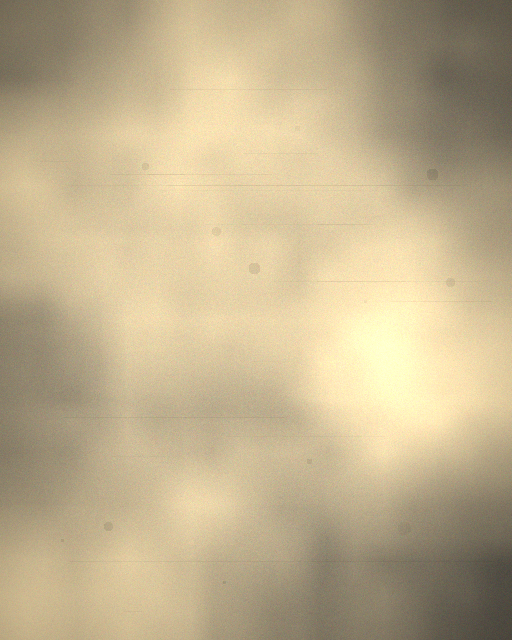
#> input picture assets/ui/tome/scroll_bg.png, 512 x 640 px
$ python -i scroll_fix.py   (imports and definitions only)
#> lines starting #> are read from the running program, lines starting #| are printed output that depends on the picture; after the words box and inside, x2 and y2 are one past the last pixel; in counts of white or black regions, pixels touching at a corner belong together
#!/usr/bin/env python3
"""
Fix scroll assets:
1. Generate procedural parchment background (no DALL-E, free)
2. Better green screen removal on the roller
"""

import sys
from pathlib import Path

try:
    from PIL import Image, ImageFilter, ImageDraw
    import numpy as np
except ImportError:
    print("Required: pip install pillow numpy")
    sys.exit(1)

OUTPUT_DIR = Path(__file__).parent.parent / "assets" / "ui" / "tome"


# [67 lines left out: function generate_procedural_parchment, not called in this run]


def fix_roller_chroma(input_path: Path, output_path: Path):
    """Better green screen removal for scroll roller."""
#> called with input_path = '../assets/ui/tome/scroll_bg.png', output_path = 'out.png'
    img = Image.open(input_path).convert("RGBA")
#> img is the input picture: PIL image 512x640 RGBA; mean R, G, B, A 193.3, 177, 142.1, 255
    arr = np.array(img, dtype=np.float32)

    r, g, b, a = arr[:, :, 0], arr[:, :, 1], arr[:, :, 2], arr[:, :, 3]
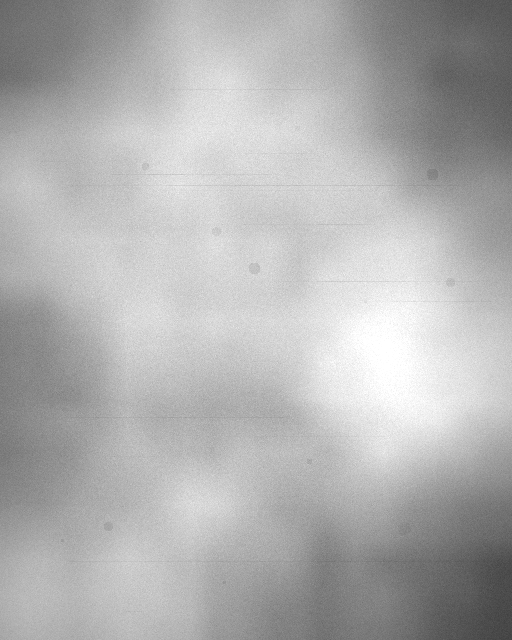
#> g: shape (640, 512) float32; min 63, max 255, mean 177
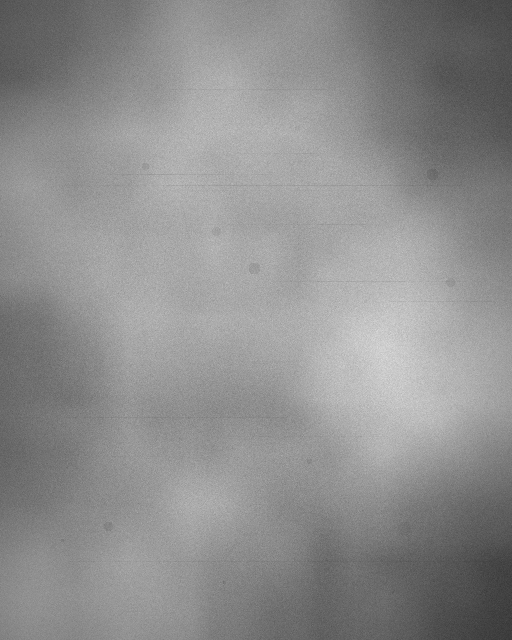
#> b: shape (640, 512) float32; min 51, max 219, mean 142.1
#> a: shape (640, 512) float32; every value is 255

    # Aggressive green removal
    # Method: compute "greenness" ratio
    max_rb = np.maximum(r, b)
    greenness = g - max_rb
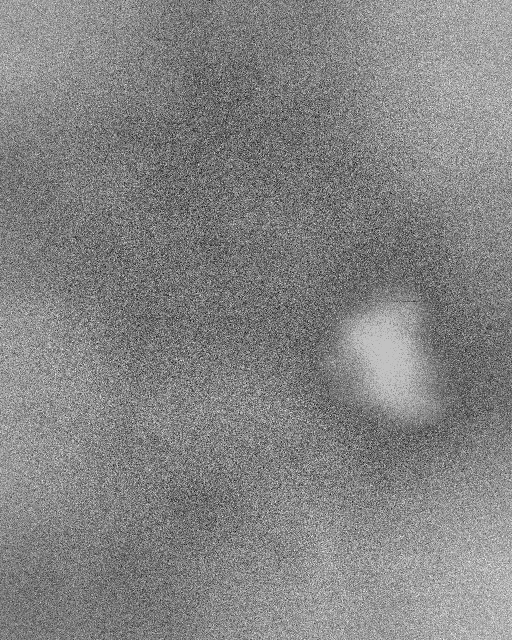
#> greenness: shape (640, 512) float32; min -51, max 16, mean -16.38; drawn with min black and max white

    # Strong green: definitely background
    strong_green = greenness > 20
#> strong_green: shape (640, 512) bool; every value is 0
    # Moderate green with high brightness: also background
    moderate_green = (greenness > 5) & (g > 100)
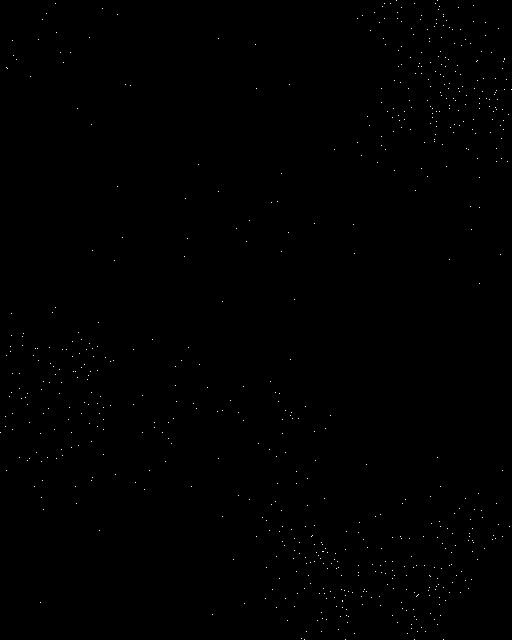
#> moderate_green: shape (640, 512) bool; 0.2% white in thin lines or dots
    # Near-white: background
    near_white = (r > 210) & (g > 210) & (b > 210)
#> near_white: shape (640, 512) bool; 0.04% white in thin lines or dots, all inside (x1, y1, x2, y2) = (355, 321, 406, 388)
    # Light gray/white edges
    light_bg = ((r + g + b) / 3 > 200) & (greenness > -10)
#> light_bg: shape (640, 512) bool; 2.8% white; 3066 white regions (3065 under 20 px), largest, box (x1, y1, x2, y2) and area: (342, 302, 430, 417) 5064

    remove_mask = strong_green | moderate_green | near_white | light_bg
#> remove_mask: shape (640, 512) bool; 2.9% white; 3684 white regions (3683 under 20 px), largest, box (x1, y1, x2, y2) and area: (342, 302, 430, 417) 5066

    # Create alpha: 0 for background, 255 for foreground
    new_alpha = np.where(remove_mask, 0, 255).astype(np.uint8)

    # Also remove any green tint from edge pixels of the roller
    # (spill suppression)
    edge_zone = ~remove_mask & (greenness > -5) & (g > 60)
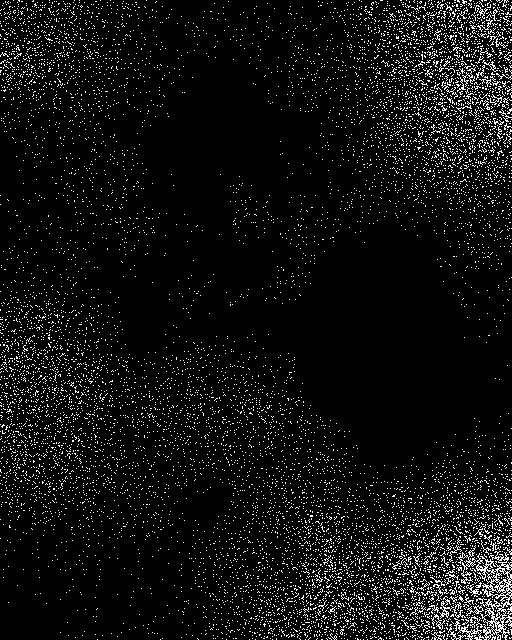
#> edge_zone: shape (640, 512) bool; 6.3% white in thin lines or dots
    # Reduce green channel in edge zone to suppress spill
    g_fixed = g.copy()
    g_fixed[edge_zone] = np.minimum(g[edge_zone], (r[edge_zone] + b[edge_zone]) / 2 + 5)
#> g_fixed: shape (640, 512) float32; 5.87% of pixels changed, all inside (x1, y1, x2, y2) = (0, 0, 512, 640)

    # Smooth alpha edges
    alpha_img = Image.fromarray(new_alpha)
    # Erode slightly to remove fringe
    alpha_img = alpha_img.filter(ImageFilter.MinFilter(3))
#> alpha_img: PIL image 512x640 L; 87.7% white; 1460 black regions (1137 under 20 px), largest, box (x1, y1, x2, y2) and area: (317, 285, 440, 429) 9710, (194, 186, 220, 243) 445, (253, 139, 285, 168) 281
    # Then blur for soft edges
    alpha_img = alpha_img.filter(ImageFilter.GaussianBlur(radius=1.2))
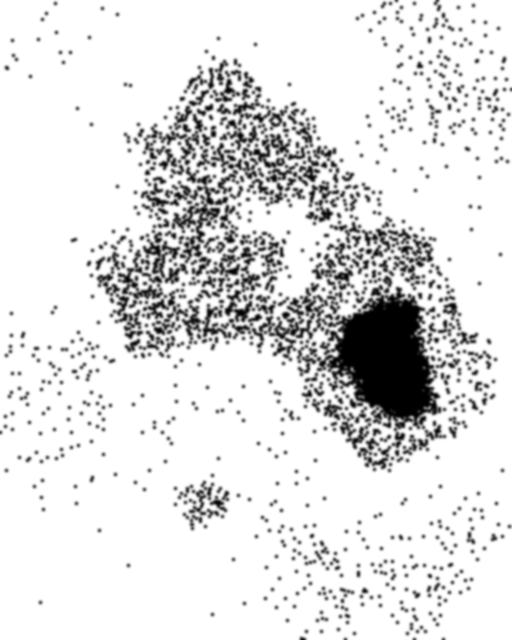
#> alpha_img: PIL image 512x640 L; min 0, max 255, mean 223.5
    new_alpha = np.array(alpha_img)
    # Re-threshold
    new_alpha[new_alpha < 40] = 0
#> new_alpha: shape (640, 512); 1.13% of pixels changed, all inside (x1, y1, x2, y2) = (98, 64, 475, 640)

    result_arr = np.stack([
        np.clip(r, 0, 255).astype(np.uint8),
        np.clip(g_fixed, 0, 255).astype(np.uint8),
        np.clip(b, 0, 255).astype(np.uint8),
        new_alpha
    ], axis=2)
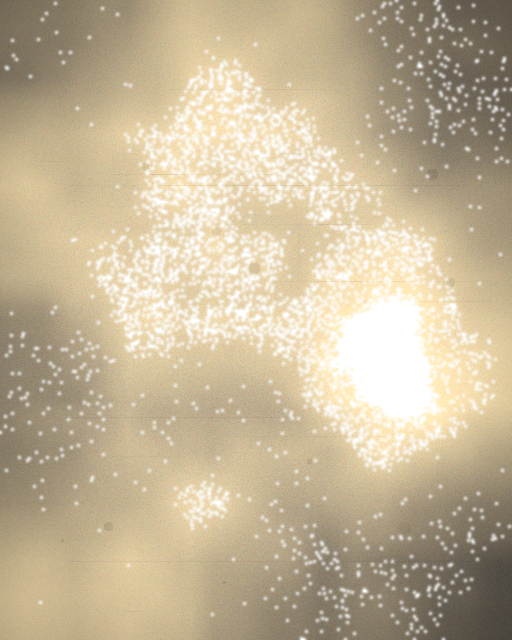
#> result_arr: shape (640, 512, 4); mean of channels 0, 1, 2, 3 193.3, 176.4, 142.1, 223.3; transparent parts drawn white

    result = Image.fromarray(result_arr, "RGBA")
    result.save(output_path, "PNG")
    print(f"  Fixed: {output_path}")
    return result


# [28 lines left out: function main, not called in this run]


# [2 lines not run here, left out]

>>> result = fix_roller_chroma('../assets/ui/tome/scroll_bg.png', 'out.png')
